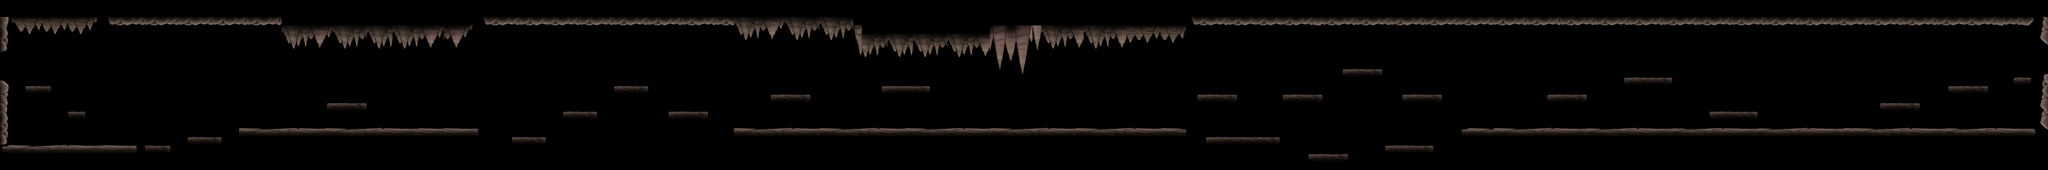

The image is a tile-based game level rendered from a .tmx file. Its description and source (layers, tilesets, objects; grid data summarised) follow:
An orthogonal 240x20 tile map with 64x64 px tiles, 1 tile layer (Struttura), 6 tilesets and 106 objects (86x solido, 9x Crawlid, 5x Tiktik, 5x Vengefly, start).

<map version="1.10" tiledversion="1.12.1" orientation="orthogonal" renderorder="right-down" width="240" height="20" tilewidth="64" tileheight="64" infinite="0" nextlayerid="4" nextobjectid="116">
 <tileset firstgid="1" name="Cave_Floor" tilewidth="64" tileheight="64" tilecount="1024" columns="32">
  <image source="Cave_-_Floor.png" width="2048" height="2048" />
 </tileset>
 <tileset firstgid="1025" name="Cave_Platforms" tilewidth="64" tileheight="64" tilecount="256" columns="16">
  <image source="Cave_-_Platforms.png" width="1024" height="1024" />
 </tileset>
 <tileset firstgid="1281" name="Cave_RockCombinations" tilewidth="64" tileheight="64" tilecount="1024" columns="32">
  <image source="Cave_-_RockCombinations1.png" width="2048" height="2048" />
 </tileset>
 <tileset firstgid="2305" name="Cave_SmallRocks" tilewidth="64" tileheight="64" tilecount="1024" columns="32">
  <image source="Cave_-_SmallRocks.png" width="2048" height="2048" />
 </tileset>
 <tileset firstgid="3329" name="Cave_BigRocks" tilewidth="64" tileheight="64" tilecount="512" columns="32">
  <image source="Cave_-_BigRocks1.png" width="2048" height="1024" />
 </tileset>
 <tileset firstgid="3841" name="Square_Black" tilewidth="64" tileheight="64" tilecount="64" columns="8">
  <image source="Square_-_Black.jpg" width="512" height="512" />
 </tileset>
 <layer id="1" name="Struttura" width="240" height="20">
  <data>[4800 cells, 1931 non-empty, 146 distinct tile ids]</data>
 </layer>
 <objectgroup id="2" name="Oggetti">
  <object id="1" name="start" x="1.42109e-14" y="513.333" width="64" height="64">
   <properties>
    <property name="name" value="start" />
   </properties>
  </object>
  <object id="2" name="Crawlid" x="1152" y="1024" width="64" height="64">
   <properties>
    <property name="name" value="Crawlid" />
   </properties>
  </object>
  <object id="3" name="Crawlid" x="2880" y="896" width="64" height="64">
   <properties>
    <property name="name" value="Crawlid" />
   </properties>
  </object>
  <object id="4" name="Crawlid" x="4414" y="446" width="64" height="64">
   <properties>
    <property name="name" value="Crawlid" />
   </properties>
  </object>
  <object id="5" name="Crawlid" x="7040" y="896" width="64" height="64">
   <properties>
    <property name="name" value="Crawlid" />
   </properties>
  </object>
  <object id="6" name="Crawlid" x="8640" y="896" width="64" height="64">
   <properties>
    <property name="name" value="Crawlid" />
   </properties>
  </object>
  <object id="7" name="Crawlid" x="10240" y="896" width="64" height="64">
   <properties>
    <property name="name" value="Crawlid" />
   </properties>
  </object>
  <object id="8" name="Crawlid" x="11840" y="896" width="64" height="64">
   <properties>
    <property name="name" value="Crawlid" />
   </properties>
  </object>
  <object id="9" name="Crawlid" x="13120" y="768" width="64" height="64">
   <properties>
    <property name="name" value="Crawlid" />
   </properties>
  </object>
  <object id="10" name="Crawlid" x="14657" y="574" width="64" height="64">
   <properties>
    <property name="name" value="Crawlid" />
   </properties>
  </object>
  <object id="11" name="Tiktik" x="1600" y="64" width="64" height="64">
   <properties>
    <property name="name" value="Tiktik" />
   </properties>
  </object>
  <object id="12" name="Tiktik" x="5120" y="64" width="64" height="64">
   <properties>
    <property name="name" value="Tiktik" />
   </properties>
  </object>
  <object id="13" name="Tiktik" x="8320" y="320" width="64" height="64">
   <properties>
    <property name="name" value="Tiktik" />
   </properties>
  </object>
  <object id="14" name="Tiktik" x="11520" y="64" width="64" height="64">
   <properties>
    <property name="name" value="Tiktik" />
   </properties>
  </object>
  <object id="15" name="Tiktik" x="14400" y="64" width="64" height="64">
   <properties>
    <property name="name" value="Tiktik" />
   </properties>
  </object>
  <object id="16" name="Vengefly" x="3840" y="768" width="64" height="64">
   <properties>
    <property name="name" value="Vengefly" />
   </properties>
  </object>
  <object id="17" name="Vengefly" x="6080" y="448" width="64" height="64">
   <properties>
    <property name="name" value="Vengefly" />
   </properties>
  </object>
  <object id="18" name="Vengefly" x="9920" y="384" width="64" height="64">
   <properties>
    <property name="name" value="Vengefly" />
   </properties>
  </object>
  <object id="19" name="Vengefly" x="12608" y="704" width="64" height="64">
   <properties>
    <property name="name" value="Vengefly" />
   </properties>
  </object>
  <object id="20" name="Vengefly" x="14974.7" y="382.667" width="64" height="64">
   <properties>
    <property name="name" value="Vengefly" />
   </properties>
  </object>
  <object id="21" name="solido" x="0" y="0" width="15360" height="64">
   <properties>
    <property name="name" value="solido" />
   </properties>
  </object>
  <object id="22" name="solido" x="0" y="64" width="64" height="64">
   <properties>
    <property name="name" value="solido" />
   </properties>
  </object>
  <object id="23" name="solido" x="64" y="64" width="15232" height="64">
   <properties>
    <property name="name" value="solido" />
   </properties>
  </object>
  <object id="24" name="solido" x="15296" y="64" width="64" height="64">
   <properties>
    <property name="name" value="solido" />
   </properties>
  </object>
  <object id="25" name="solido" x="0" y="128" width="64" height="64">
   <properties>
    <property name="name" value="solido" />
   </properties>
  </object>
  <object id="26" name="solido" x="2112" y="128" width="1472" height="64">
   <properties>
    <property name="name" value="solido" />
   </properties>
  </object>
  <object id="27" name="solido" x="5504" y="128" width="3392" height="64">
   <properties>
    <property name="name" value="solido" />
   </properties>
  </object>
  <object id="28" name="solido" x="15296" y="128" width="64" height="64">
   <properties>
    <property name="name" value="solido" />
   </properties>
  </object>
  <object id="29" name="solido" x="0" y="192" width="64" height="64">
   <properties>
    <property name="name" value="solido" />
   </properties>
  </object>
  <object id="30" name="solido" x="2112" y="192" width="1451" height="64">
   <properties>
    <property name="name" value="solido" />
   </properties>
  </object>
  <object id="31" name="solido" x="5504" y="192" width="3392" height="64">
   <properties>
    <property name="name" value="solido" />
   </properties>
  </object>
  <object id="32" name="solido" x="15296" y="192" width="64" height="64">
   <properties>
    <property name="name" value="solido" />
   </properties>
  </object>
  <object id="33" name="solido" x="0" y="256" width="64" height="64">
   <properties>
    <property name="name" value="solido" />
   </properties>
  </object>
  <object id="34" name="solido" x="2112" y="256" width="1405" height="64">
   <properties>
    <property name="name" value="solido" />
   </properties>
  </object>
  <object id="35" name="solido" x="5504" y="256" width="960" height="64">
   <properties>
    <property name="name" value="solido" />
   </properties>
  </object>
  <object id="36" name="solido" x="6464" y="256" width="2432" height="64">
   <properties>
    <property name="name" value="solido" />
   </properties>
  </object>
  <object id="37" name="solido" x="15296" y="256" width="64" height="85.3333">
   <properties>
    <property name="name" value="solido" />
   </properties>
  </object>
  <object id="38" name="solido" x="0" y="320" width="64" height="74.6667">
   <properties>
    <property name="name" value="solido" />
   </properties>
  </object>
  <object id="39" name="solido" x="2112" y="320" width="1349" height="64">
   <properties>
    <property name="name" value="solido" />
   </properties>
  </object>
  </objectgroup>
</map>
<!-- 67 of 106 objects omitted -->
